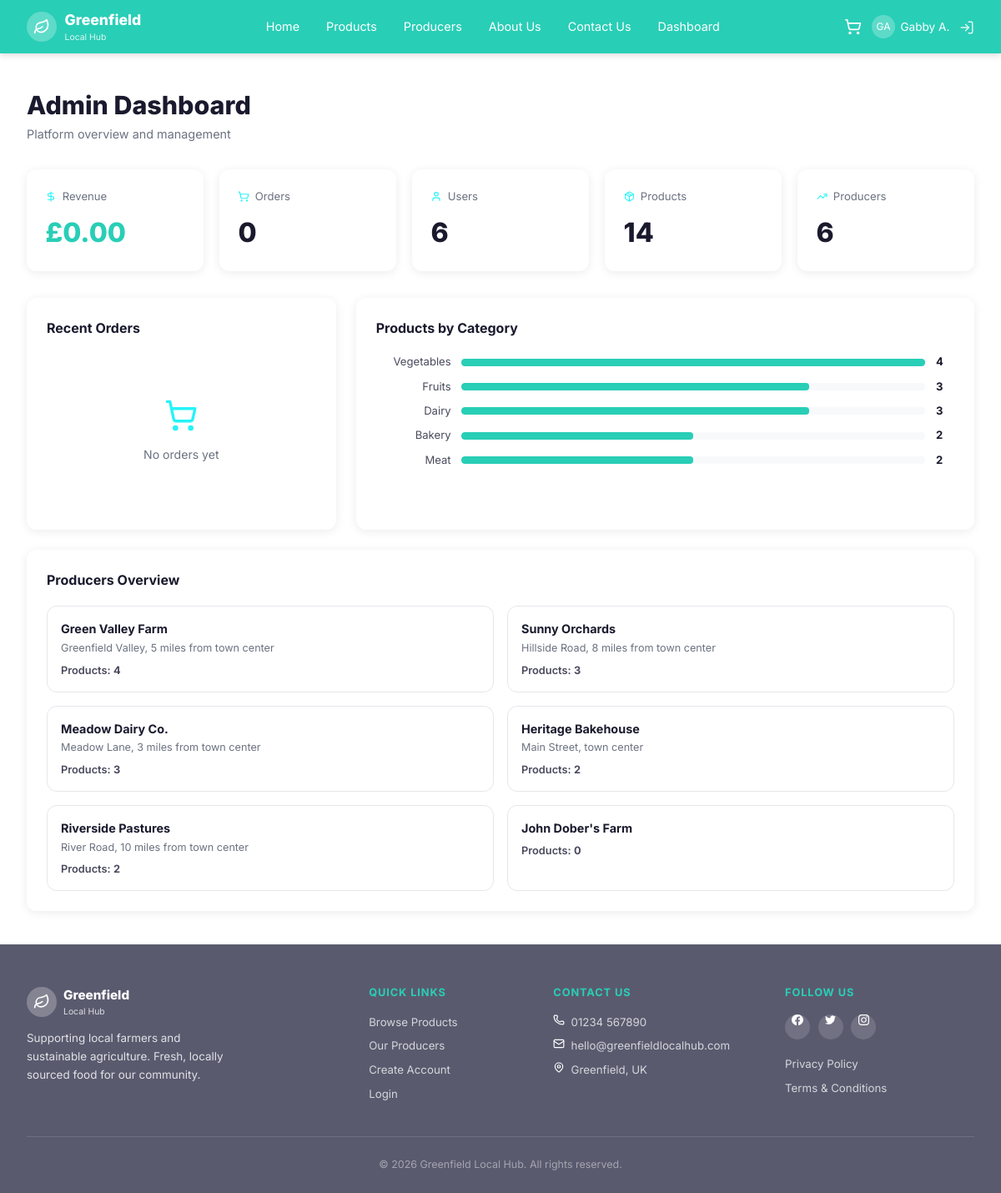
Screenshot of /dashboard/admin (signed in) with the database file from the repository.
### model.py (models this page shows, shortened)
class User(db.Model):
    __tablename__ = 'users'
    id = db.Column(db.Integer, primary_key=True)
    first_name = db.Column(db.String(100), nullable=False)
    last_name = db.Column(db.String(100), nullable=False)
    email = db.Column(db.String(200), unique=True, nullable=False)
    password_hash = db.Column(db.String(256), nullable=False)
    role = db.Column(db.String(20), default='customer')  # customer, producer, admin
    phone_number = db.Column(db.String(30))
    address = db.Column(db.Text)
    accessibility_preferences = db.Column(db.Text)
    is_active = db.Column(db.Boolean, default=True)
    security_question = db.Column(db.String(300))
    security_answer = db.Column(db.String(200))
    loyalty_points = db.Column(db.Integer, default=0)
    created_at = db.Column(db.DateTime, default=datetime.utcnow)
    cart_items = db.relationship('CartItem', backref='user', lazy=True,
                                 foreign_keys='CartItem.user_id')
    orders = db.relationship('Order', backref='user', lazy=True)
    @property
    def initials(self):
        return f"{self.first_name[0]}{self.last_name[0]}".upper()

class Product(db.Model):
    __tablename__ = 'products'
    id = db.Column(db.Integer, primary_key=True)
    producer_id = db.Column(db.Integer, db.ForeignKey('producers.id'), nullable=False)
    name = db.Column(db.String(200), nullable=False)
    slug = db.Column(db.String(200), unique=True, nullable=False, index=True)
    description = db.Column(db.Text)
    price = db.Column(db.Float, nullable=False)
    unit = db.Column(db.String(50))   # e.g. '1kg', '250g', 'each'
    stock = db.Column(db.Integer, default=0)
    category = db.Column(db.String(100), index=True)  # Vegetables, Fruits, Dairy, Bakery, Meat
    image = db.Column(db.String(400))
    is_available = db.Column(db.Boolean, default=True)
    origin_location = db.Column(db.String(300))
    created_at = db.Column(db.DateTime, default=datetime.utcnow)
    cart_items = db.relationship('CartItem', backref='product', lazy=True)
    order_items = db.relationship('OrderItem', backref='product', lazy=True)

class Producer(db.Model):
    __tablename__ = 'producers'
    id = db.Column(db.Integer, primary_key=True)
    user_id = db.Column(db.Integer, db.ForeignKey('users.id'), nullable=True)
    name = db.Column(db.String(200), nullable=False)
    slug = db.Column(db.String(200), unique=True, nullable=False)
    description = db.Column(db.Text)
    location = db.Column(db.String(300))
    image = db.Column(db.String(400))
    farming_methods = db.Column(db.String(500))   # comma-separated
    certifications = db.Column(db.String(500))    # comma-separated
    products = db.relationship('Product', backref='producer', lazy=True)
    @property
    def product_count(self):
        return len(self.products)

### app.py (the view)
@app.route('/dashboard/admin')
@login_required
def dashboard_admin():
    user = get_current_user()
    if user.role != 'admin':
        return redirect(url_for(f'dashboard_{user.role}'))
    all_users = User.query.all()
    all_products = Product.query.all()
    all_producers = Producer.query.all()
    all_orders = Order.query.order_by(Order.created_at.desc()).limit(10).all()
    total_revenue = sum(o.total for o in Order.query.all())
    categories = {}
    for p in all_products:
        cat = p.category or 'Other'
        categories[cat] = categories.get(cat, 0) + 1
    return render_template('dashboard/admin.html', user=user,
                           users=all_users, products=all_products,
                           producers=all_producers, orders=all_orders,
                           total_revenue=total_revenue, categories=categories)

### app.py (called while the page is built)
def get_current_user():
    if 'user_id' in session:
        return db.session.get(User, session['user_id'])
    return None

def get_cart_count():
    user = get_current_user()
    if user:
        return CartItem.query.filter_by(user_id=user.id).count()
    sid = session.get('guest_sid')
    if sid:
        return CartItem.query.filter_by(session_id=sid).count()
    return 0

def login_required(f):
    @wraps(f)
    def decorated(*args, **kwargs):
        if 'user_id' not in session:
            flash('Please log in to access this page.', 'error')
            return redirect(url_for('login'))
        return f(*args, **kwargs)
    return decorated

@app.context_processor
def inject_globals():
    return {
        'current_user': get_current_user(),
        'cart_count': get_cart_count(),
    }

### templates/dashboard/admin.html (shortened to what this page needs)
{% extends 'base.html' %}
{% block content %}
<div class="dash-page">
    <div class="dash-header">
        <h1>Admin Dashboard</h1>
        <p>Platform overview and management</p>
    </div>
    <div class="dash-stat-grid">
        <div class="stat-card">
            <div class="stat-card-hd"><img src="{{ url_for('static', filename='images/icons/dollar-sign.svg') }}" alt="revenue" class="icon-svg"> Revenue</div>
            <div class="stat-card-val green">£{{ '%.2f'|format(total_revenue) }}</div>
        </div>
        <div class="stat-card">
            <div class="stat-card-hd"><img src="{{ url_for('static', filename='images/icons/shopping-cart.svg') }}" alt="cart" class="icon-svg"> Orders</div>
            <div class="stat-card-val">{{ orders|length }}</div>
        </div>
        <div class="stat-card">
            <div class="stat-card-hd"><img src="{{ url_for('static', filename='images/icons/user.svg') }}" alt="user" class="icon-svg"> Users</div>
            <div class="stat-card-val">{{ users|length }}</div>
        </div>
        <div class="stat-card">
            <div class="stat-card-hd"><img src="{{ url_for('static', filename='images/icons/package.svg') }}" alt="package" class="icon-svg"> Products</div>
            <div class="stat-card-val">{{ products|length }}</div>
        </div>
        <div class="stat-card">
            <div class="stat-card-hd"><img src="{{ url_for('static', filename='images/icons/trending-up.svg') }}" alt="trending" class="icon-svg"> Producers</div>
            <div class="stat-card-val">{{ producers|length }}</div>
        </div>
    </div>
    <div class="dash-two-col" style="margin-bottom:1.5rem;">
        <div class="dash-card">
            <div class="dash-card-title">Recent Orders</div>
            {% if orders %}
            {% for order in orders[:6] %}
            <div class="prod-list-row">
                <div style="flex:1;">
                    <div style="font-weight:600;font-size:.88rem;">Order #{{ order.id }}</div>
                    <div style="font-size:.78rem;color:var(--text-light);">
                        {{ order.created_at.strftime('%d %b %Y') }}
                        &nbsp;.&nbsp; {{ order.status|capitalize }}
                    </div>
                </div>
                <div style="font-weight:700;">£{{ '%.2f'|format(order.total) }}</div>
            </div>
            {% endfor %}
            {% else %}
            <div class="empty-state">
                <div class="empty-icon"><img src="{{ url_for('static', filename='images/icons/shopping-cart.svg') }}" alt="cart" class="icon-svg"></div>
                <p>No orders yet</p>
            </div>
            {% endif %}
        </div>
        <div class="dash-card">
            <div class="dash-card-title">Products by Category</div>
            {% set max_count = categories.values()|max if categories else 1 %}
            {% for cat, count in categories.items()|sort(attribute='1', reverse=true) %}
            <div class="bar-row">
                <span class="bar-lbl">{{ cat }}</span>
                <div class="bar-track">
                    <div class="bar-fill"
                         style="width:{{ (count / max_count * 100)|int }}%"></div>
                </div>
                <span class="bar-cnt">{{ count }}</span>
            </div>
            {% endfor %}
        </div>
    </div>
    <div class="dash-card">
        <div class="dash-card-title">Producers Overview</div>
        <div class="admin-producers-grid">
            {% for producer in producers %}
            <div class="admin-prod-card">
                <h4>{{ producer.name }}</h4>
                <p>{{ producer.location }}</p>
                <div class="admin-prod-cnt">
                    Products: <strong>{{ producer.product_count }}</strong>
                </div>
            </div>
            {% endfor %}
        </div>
    </div>
</div>
{% endblock %}

### templates/base.html (shortened to what this page needs)
<!DOCTYPE html>
<html lang="en">
<head>
    <link rel="stylesheet" href="{{ url_for('static', filename='css/style.css') }}">
</head>
<body>
<nav class="navbar">
    <a href="{{ url_for('index') }}" class="nav-logo">
        <div class="logo-icon"><img src="{{ url_for('static', filename='images/icons/leaf.svg') }}" alt="leaf" class="icon-svg"></div>
        <div>
            <span class="logo-text-main">Greenfield</span>
            <span class="logo-text-sub">Local Hub</span>
        </div>
    </a>
    <div class="nav-links" id="nav-links">
        <a href="{{ url_for('index') }}">Home</a>
        <a href="{{ url_for('products') }}">Products</a>
        <a href="{{ url_for('producers') }}">Producers</a>
        <a href="{{ url_for('about') }}">About Us</a>
        <a href="{{ url_for('contact') }}">Contact Us</a>
        {% if current_user %}
        <a href="{{ url_for('dashboard_' ~ current_user.role) }}">Dashboard</a>
        {% endif %}
    </div>
    <div class="nav-right">
        <a href="{{ url_for('cart') }}" class="nav-cart">
            <img src="{{ url_for('static', filename='images/icons/shopping-cart.svg') }}" alt="cart" class="icon-svg">
        </a>
        {% if current_user %}
        <div class="nav-user-info">
            <div class="nav-user-icon">{{ current_user.initials }}</div>
            <span>{{ current_user.first_name }} {{ current_user.last_name[0] }}.</span>
        </div>
        <a href="{{ url_for('logout') }}" class="nav-logout" title="Logout"><img src="{{ url_for('static', filename='images/icons/log-in.svg') }}" alt="login" class="icon-svg"></a>
        {% else %}
        <a href="{{ url_for('login') }}" class="btn-nav-login">Login</a>
        <a href="{{ url_for('register') }}" class="btn-nav-register">Register</a>
        {% endif %}
    </div>
</nav>
{% block content %}{% endblock %}
<footer class="footer">
    <div class="footer-inner">
        <div class="footer-brand">
            <div class="brand-logo">
                <div class="logo-icon"><img src="{{ url_for('static', filename='images/icons/leaf.svg') }}" alt="leaf" class="icon-svg"></div>
                <div>
                    <span style="font-size:.95rem;font-weight:800;">Greenfield</span>
                    <span style="font-size:.65rem;font-weight:400;opacity:.8;display:block;">Local Hub</span>
                </div>
            </div>
            <p>Supporting local farmers and sustainable agriculture. Fresh, locally sourced food for our community.</p>
        </div>
        <div class="footer-col">
            <h4>Quick Links</h4>
            <a href="{{ url_for('products') }}">Browse Products</a>
            <a href="{{ url_for('producers') }}">Our Producers</a>
            <a href="{{ url_for('register') }}">Create Account</a>
            <a href="{{ url_for('login') }}">Login</a>
        </div>
        <div class="footer-col">
            <h4>Contact Us</h4>
            <span><img src="{{ url_for('static', filename='images/icons/phone.svg') }}" alt="phone" class="icon-svg"> 01234 567890</span>
            <span><img src="{{ url_for('static', filename='images/icons/mail.svg') }}" alt="mail" class="icon-svg"> hello@greenfieldlocalhub.com</span>
            <span><img src="{{ url_for('static', filename='images/icons/map-pin.svg') }}" alt="location" class="icon-svg"> Greenfield, UK</span>
        </div>
        <div class="footer-col">
            <h4>Follow Us</h4>
            <div class="footer-social">
                <a href="https://en-gb.facebook.com/" class="soc-icon"><img src="{{ url_for('static', filename='images/icons/facebook.svg') }}" alt="facebook" class="icon-svg"></a>
                <a href="https://x.com/?lang=en-gb" class="soc-icon"><img src="{{ url_for('static', filename='images/icons/twitter.svg') }}" alt="twitter" class="icon-svg"></a>
                <a href="https://www.instagram.com/" class="soc-icon"><img src="{{ url_for('static', filename='images/icons/instagram.svg') }}" alt="instagram" class="icon-svg"></a>
            </div>
            <a href="{{ url_for('privacy') }}">Privacy Policy</a>
            <a href="{{ url_for('terms') }}">Terms & Conditions</a>
        </div>
    </div>
    <div class="footer-bottom">
        &copy; 2026 Greenfield Local Hub. All rights reserved.
    </div>
</footer>
</body>
</html>

### rows the page displays
User: initials "GA", first_name "Gabby", last_name "A"
Product: category "Vegetables", {{ (count / max_count * 100)|int }} 100 (drawn), count "4"
Product: category "Fruits", {{ (count / max_count * 100)|int }} 75 (drawn), count "3"
Product: category "Dairy", {{ (count / max_count * 100)|int }} 75 (drawn), producer "3"
Product: category "Bakery", {{ (count / max_count * 100)|int }} 50 (drawn), count "2"
Product: category "Meat", {{ (count / max_count * 100)|int }} 50 (drawn), count "2"
Producer: name "Green Valley Farm", location "Greenfield Valley, 5 miles from town center", product_count "4"
Producer: name "Sunny Orchards", location "Hillside Road, 8 miles from town center", product_count "3"
Producer: name "Meadow Dairy Co.", location "Meadow Lane, 3 miles from town center", product_count "3"
Producer: name "Heritage Bakehouse", location "Main Street, town center", product_count "2"
Producer: name "Riverside Pastures", location "River Road, 10 miles from town center", product_count "2"
Producer: name "John Dober's Farm", product_count "0"

### other values shown
{{ '%.2f'|format(total_revenue) }} "0.00"
{{ orders|length }} "0"
{{ users|length }} "6"
{{ products|length }} "14"
{{ producers|length }} "6"
